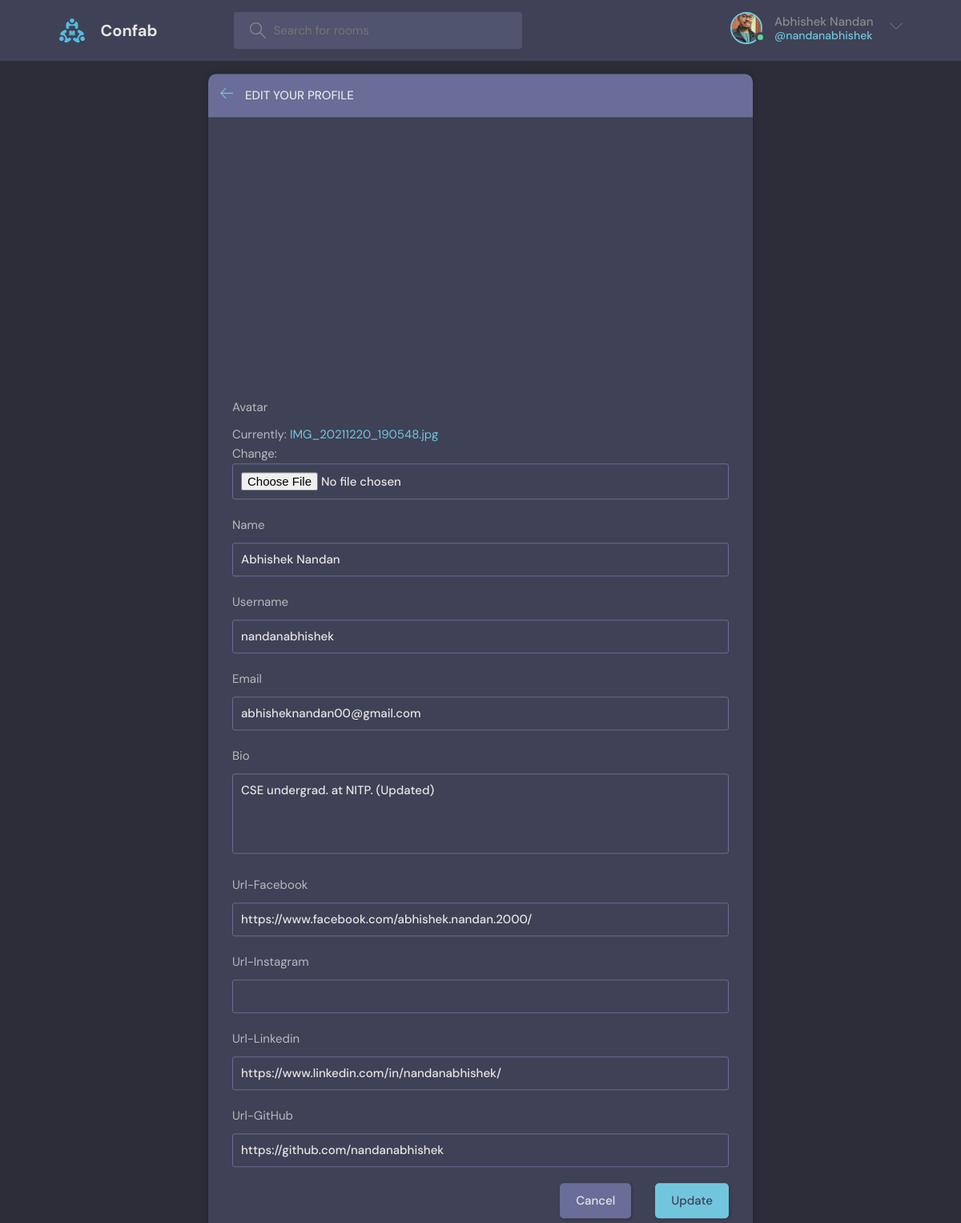
Before: /update-user/ (signed in) with the older database file.
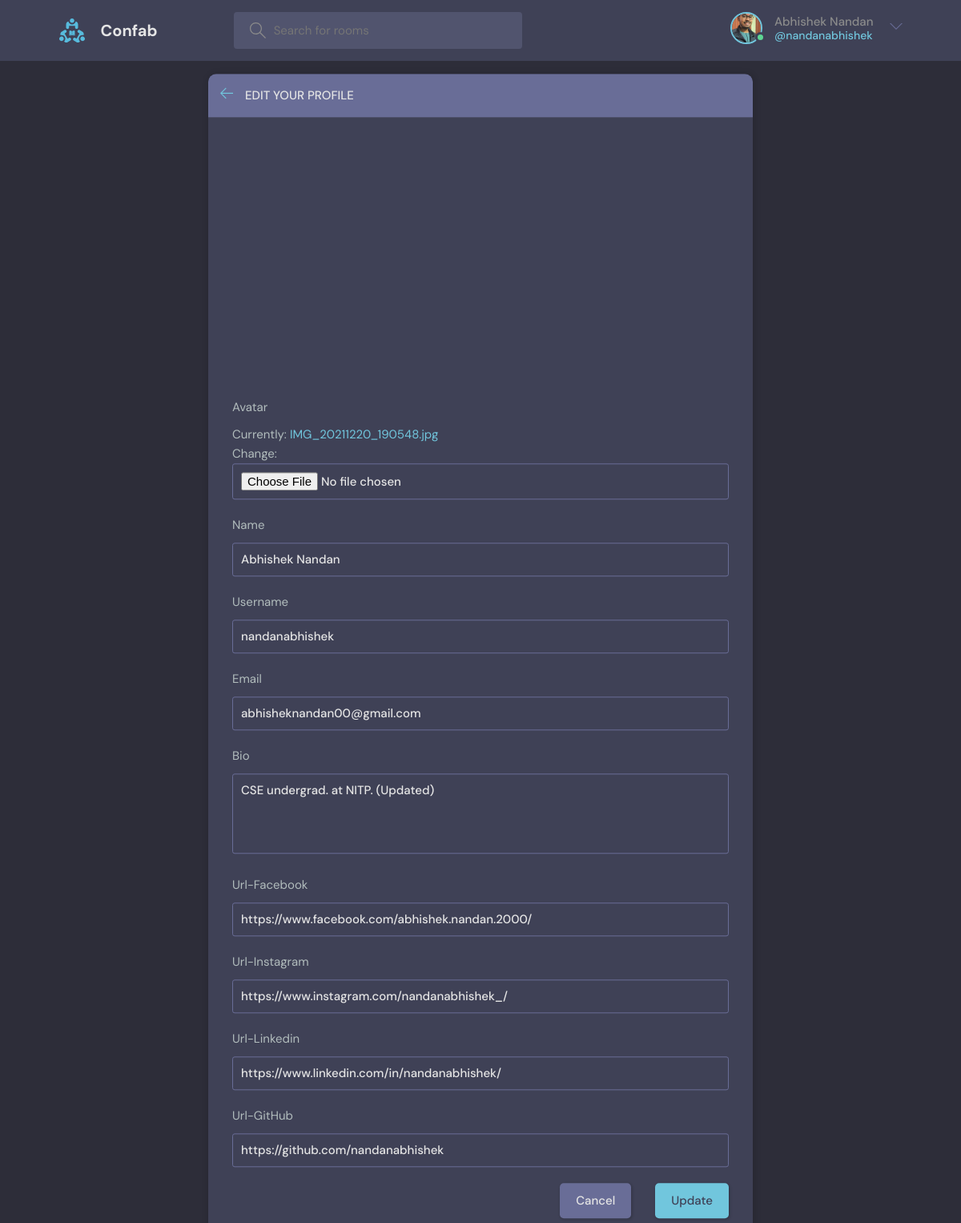
After: the same page with the newer database file.
### base/models.py (models this page shows)
class User(AbstractUser):
    name = models.CharField(max_length=50, null=True)
    email = models.EmailField(unique=True, null=True)
    bio = models.TextField(null=True)
    avatar = models.ImageField(null=True, default="avatar.svg")
    url_fb = models.URLField(null=True, blank=True, verbose_name='Url-Facebook')
    url_insta = models.URLField(null=True, blank=True, verbose_name='Url-Instagram')
    url_linkedin = models.URLField(null=True, blank=True, verbose_name='Url-Linkedin')
    url_git = models.URLField(null=True, blank=True, verbose_name='Url-GitHub')
    USERNAME_FIELD = 'email'
    REQUIRED_FIELDS = []

### base/views.py (the view)
# urls.py: path('update-user/', views.updateUser, name='update-user'),
@login_required(login_url='login')
def updateUser(request):
    user = request.user
    form = UserForm(instance=user)
    if request.method == 'POST':
        form = UserForm(request.POST, request.FILES, instance=user)
        if form.is_valid():
            form.save()
            return redirect('user-profile', pk=user.id)
    return render(request, 'base/update-user.html', {'form': form})

### base/forms.py
class UserForm(ModelForm):
    class Meta:
        model = User
        fields = ['avatar', 'name', 'username', 'email', 'bio', 'url_fb', 'url_insta', 'url_linkedin', 'url_git']

### base/templates/base/update-user.html (shortened to what this page needs)
{% extends 'main.html' %}
{% block content %}
<main class="update-account layout">
    <div class="container">
        <div class="layout__box">
            <div class="layout__boxHeader">
                <div class="layout__boxTitle">
                    <a href="{{request.META.HTTP_REFERER}}">
                        <svg version="1.1" xmlns="http://www.w3.org/2000/svg" width="32" height="32"
                            viewBox="0 0 32 32">
                            <title>arrow-left</title>
                            <path
                                d="M13.723 2.286l-13.723 13.714 13.719 13.714 1.616-1.611-10.96-10.96h27.625v-2.286h-27.625l10.965-10.965-1.616-1.607z">
                            </path>
                        </svg>
                    </a>
                    <h3>Edit your profile</h3>
                </div>
            </div>
            <div class="layout__body_updateform">
                <form class="form" action="" method="POST" enctype="multipart/form-data">
                    {% for field in form %}
                    <div class="form__group">
                        <label for="profile_pic">{{field.label}}</label>
                        {{field}}
                    </div>
                    {% endfor %}
                    <div class="form__action">
                        <a class="btn btn--dark" href="{{request.META.HTTP_REFERER}}">Cancel</a>
                        <button class="btn btn--main" type="submit">Update</button>
                    </div>
                </form>
            </div>
        </div>
    </div>
</main>
{% endblock content %}

### templates/navbar.html (shortened to what this page needs)
{% load static %}
<header class="header header--loggedIn">
  <div class="container">
    <a href="{% url 'home' %}" class="header__logo">
      <img src="{% static 'images/logo.svg' %}" />
      <h1>Confab</h1>
    </a>
    <form class="header__search" method="GET" action="{% url 'home' %}">
      <label>
        <input name="q" placeholder="Search for rooms" />
      </label>
    </form>
    <nav class="header__menu">
      {% if request.user.is_authenticated %}
      <div class="header__user">
        <a href="{% url 'user-profile' request.user.id %}">
          <div class="avatar avatar--medium active">
            <img src="{{request.user.avatar.url}}" />
          </div>
          <p>{{request.user.name}}<span>@{{request.user.username}}</span></p>
        </a>
        <button class="dropdown-button">
          <svg
            version="1.1"
            xmlns="http://www.w3.org/2000/svg"
            width="32"
            height="32"
            viewBox="0 0 32 32"
          >
            <title>chevron-down</title>
            <path d="M16 21l-13-13h-3l16 16 16-16h-3l-13 13z"></path>
          </svg>
        </button>
      </div>
      {% else %}
      <a href="{% url 'login' %}">
        <img src="{% static 'images/avatar.svg' %}" />
        <p>Login</p>
      </a>
      {% endif %}
    </nav>
  </div>
</header>

Changed rows visible on the page:
changed User "Abhishek Nandan": url_insta (not shown) → "https://www.instagram.com/nandanabhishek_/"
